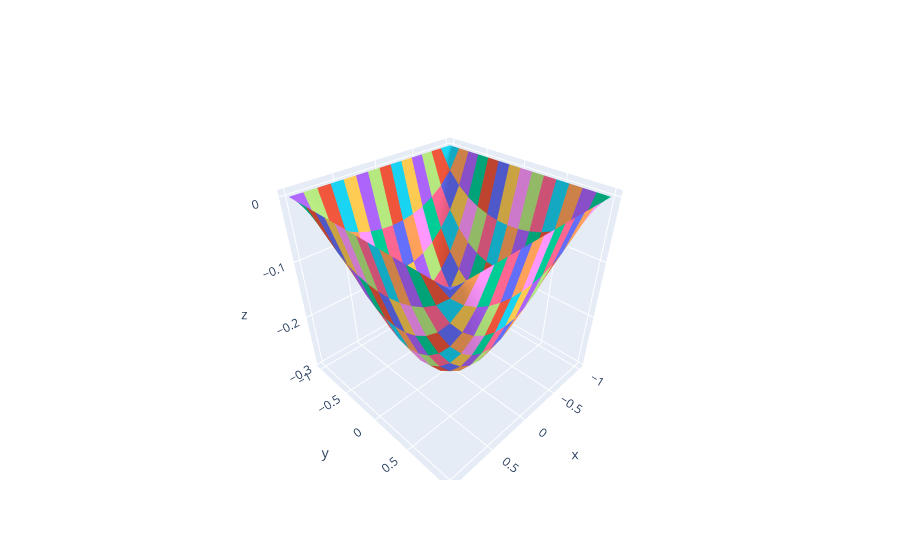

Notebook cell for this chart:
### Code cell
plot_data = [
    plotly.graph_objects.Mesh3d(
                                x=gx, 
                                y=gy,
                                z=gz, 
                                )
        for gx, gy, gz in zip(global_x.reshape(-1, gridx.shape[0]), 
                              global_y.reshape(-1, gridx.shape[0]), 
                              global_z.reshape(-1, gridx.shape[0]))
    ]
fig = plotly.graph_objects.Figure(data=plot_data)
fig.update_layout()
